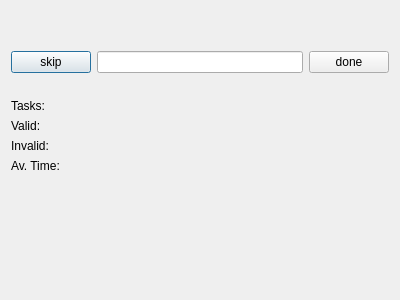
<?xml version="1.0" encoding="UTF-8"?>
<ui version="4.0">
 <class>TaskDialog</class>
 <widget class="QDialog" name="TaskDialog">
  <property name="geometry">
   <rect>
    <x>0</x>
    <y>0</y>
    <width>400</width>
    <height>300</height>
   </rect>
  </property>
  <property name="windowTitle">
   <string>Dialog</string>
  </property>
  <layout class="QVBoxLayout" name="verticalLayout_2">
   <item>
    <layout class="QVBoxLayout" name="verticalLayout">
     <item>
      <widget class="QLabel" name="taskLabel">
       <property name="text">
        <string/>
       </property>
       <property name="alignment">
        <set>Qt::AlignCenter</set>
       </property>
      </widget>
     </item>
     <item>
      <widget class="QLabel" name="statusLabel">
       <property name="text">
        <string/>
       </property>
       <property name="alignment">
        <set>Qt::AlignCenter</set>
       </property>
      </widget>
     </item>
     <item>
      <layout class="QHBoxLayout" name="horizontalLayout">
       <item>
        <widget class="QPushButton" name="skipButton">
         <property name="text">
          <string>skip</string>
         </property>
        </widget>
       </item>
       <item>
        <widget class="QLineEdit" name="resultEdit">
         <property name="alignment">
          <set>Qt::AlignRight|Qt::AlignTrailing|Qt::AlignVCenter</set>
         </property>
        </widget>
       </item>
       <item>
        <widget class="QPushButton" name="doneButton">
         <property name="text">
          <string>done</string>
         </property>
        </widget>
       </item>
      </layout>
     </item>
     <item>
      <widget class="QLabel" name="timeLabel">
       <property name="text">
        <string/>
       </property>
       <property name="alignment">
        <set>Qt::AlignCenter</set>
       </property>
      </widget>
     </item>
     <item>
      <layout class="QFormLayout" name="formLayout">
       <item row="0" column="0">
        <widget class="QLabel" name="tasksTextLabel">
         <property name="text">
          <string>Tasks:</string>
         </property>
        </widget>
       </item>
       <item row="0" column="1">
        <widget class="QLabel" name="tasksLabel">
         <property name="text">
          <string/>
         </property>
        </widget>
       </item>
       <item row="1" column="0">
        <widget class="QLabel" name="validTextLabel">
         <property name="text">
          <string>Valid:</string>
         </property>
        </widget>
       </item>
       <item row="1" column="1">
        <widget class="QLabel" name="validLabel">
         <property name="text">
          <string/>
         </property>
        </widget>
       </item>
       <item row="2" column="0">
        <widget class="QLabel" name="invalidTextLabel">
         <property name="text">
          <string>Invalid:</string>
         </property>
        </widget>
       </item>
       <item row="2" column="1">
        <widget class="QLabel" name="invalidLabel">
         <property name="text">
          <string/>
         </property>
        </widget>
       </item>
       <item row="3" column="0">
        <widget class="QLabel" name="avTimeTextLabel">
         <property name="text">
          <string>Av. Time:</string>
         </property>
        </widget>
       </item>
       <item row="3" column="1">
        <widget class="QLabel" name="avTimeLabel">
         <property name="text">
          <string/>
         </property>
        </widget>
       </item>
      </layout>
     </item>
     <item>
      <spacer name="verticalSpacer">
       <property name="orientation">
        <enum>Qt::Vertical</enum>
       </property>
       <property name="sizeHint" stdset="0">
        <size>
         <width>20</width>
         <height>40</height>
        </size>
       </property>
      </spacer>
     </item>
    </layout>
   </item>
  </layout>
 </widget>
 <tabstops>
  <tabstop>resultEdit</tabstop>
  <tabstop>doneButton</tabstop>
  <tabstop>skipButton</tabstop>
 </tabstops>
 <resources/>
 <connections/>
</ui>
